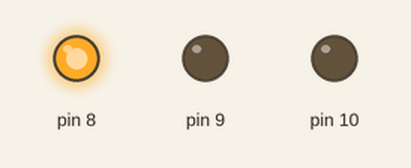
Recording of a sketch running on a simulated Arduino Uno, built with avr-gcc and run on an emulated ATmega328P. Parts: output pins drawn as LEDs (lit = HIGH).

Above: at 0.5 s.
At 3.5 s:
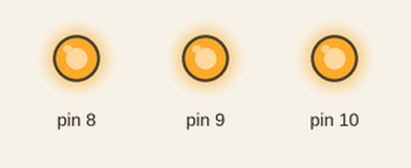
At 5.5 s:
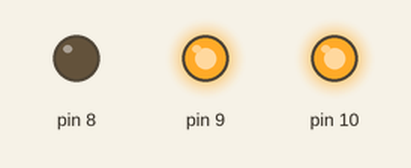
At 6.5 s:
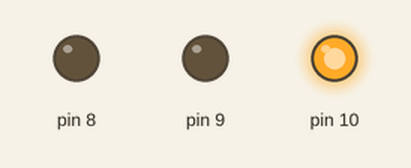
At 7.5 s:
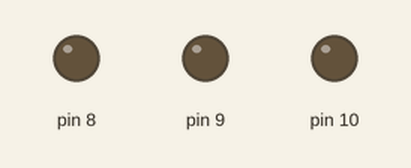
At 9.5 s:
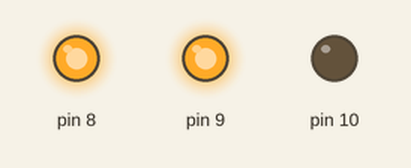
Timing chart, 0 to 10.4 s (numbered marks = the images above):
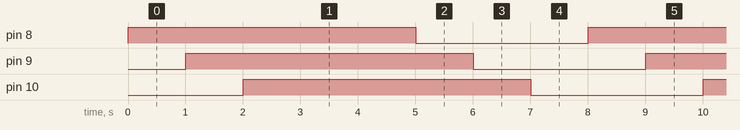

The sketch:

LED_Test.ino
```cpp
#include <SoftwareSerial.h>

void setup() {
  // put your setup code here, to run once:
  pinMode(8, OUTPUT);
  pinMode(9, OUTPUT);
  pinMode(10, OUTPUT);
}

void loop() {
  // put your main code here, to run repeatedly:
  digitalWrite(8, HIGH);
  delay(1000);
  digitalWrite(9, HIGH);
  delay(1000);
  digitalWrite(10, HIGH);
  delay(3000);
  digitalWrite(8, LOW);
  delay(1000);
  digitalWrite(9, LOW);
  delay(1000);
  digitalWrite(10, LOW);
  delay(1000);
}
```

Measured:
- by itself, pin 8–10: alternates HIGH for 5.0 s and LOW for 3.0 s
- by itself, everything shown: repeats every 8.0 s, in 6 steps
